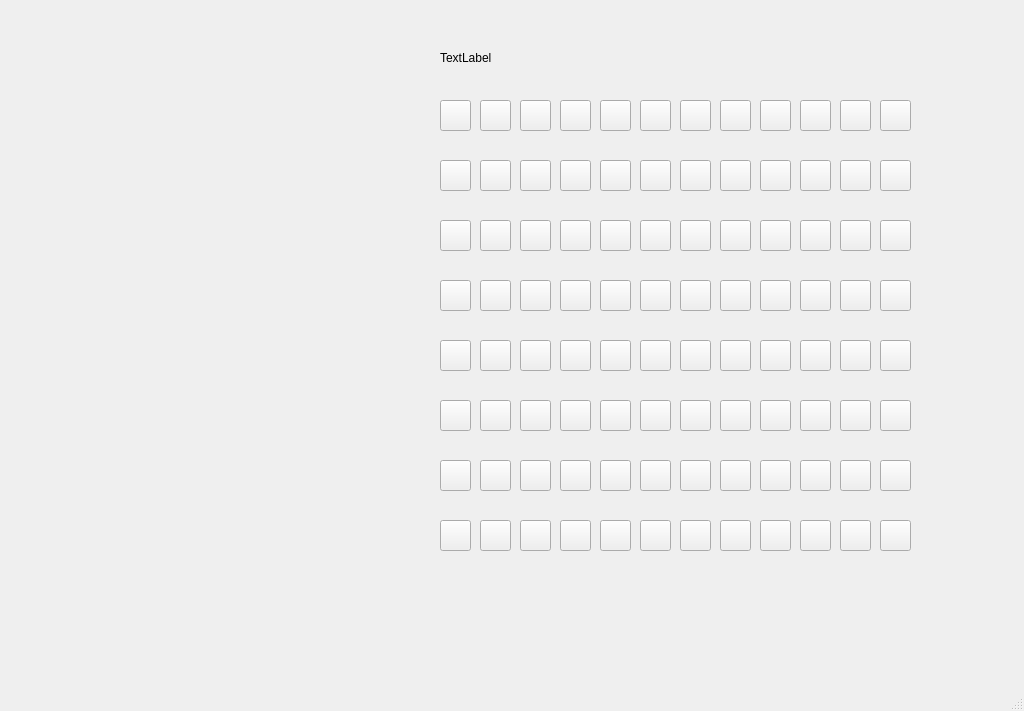
<?xml version="1.0" encoding="UTF-8"?>
<ui version="4.0">
 <class>MainWindow</class>
 <widget class="QMainWindow" name="MainWindow">
  <property name="geometry">
   <rect>
    <x>0</x>
    <y>0</y>
    <width>1024</width>
    <height>711</height>
   </rect>
  </property>
  <property name="windowTitle">
   <string>MainWindow</string>
  </property>
  <widget class="QWidget" name="centralwidget">
   <widget class="QPushButton" name="pushButton">
    <property name="geometry">
     <rect>
      <x>440</x>
      <y>100</y>
      <width>31</width>
      <height>31</height>
     </rect>
    </property>
    <property name="text">
     <string/>
    </property>
   </widget>
   <widget class="QPushButton" name="pushButton_2">
    <property name="geometry">
     <rect>
      <x>480</x>
      <y>100</y>
      <width>31</width>
      <height>31</height>
     </rect>
    </property>
    <property name="text">
     <string/>
    </property>
   </widget>
   <widget class="QPushButton" name="pushButton_3">
    <property name="geometry">
     <rect>
      <x>520</x>
      <y>100</y>
      <width>31</width>
      <height>31</height>
     </rect>
    </property>
    <property name="text">
     <string/>
    </property>
   </widget>
   <widget class="QPushButton" name="pushButton_4">
    <property name="geometry">
     <rect>
      <x>560</x>
      <y>100</y>
      <width>31</width>
      <height>31</height>
     </rect>
    </property>
    <property name="text">
     <string/>
    </property>
   </widget>
   <widget class="QPushButton" name="pushButton_5">
    <property name="geometry">
     <rect>
      <x>640</x>
      <y>100</y>
      <width>31</width>
      <height>31</height>
     </rect>
    </property>
    <property name="text">
     <string/>
    </property>
   </widget>
   <widget class="QPushButton" name="pushButton_6">
    <property name="geometry">
     <rect>
      <x>600</x>
      <y>100</y>
      <width>31</width>
      <height>31</height>
     </rect>
    </property>
    <property name="text">
     <string/>
    </property>
   </widget>
   <widget class="QPushButton" name="pushButton_7">
    <property name="geometry">
     <rect>
      <x>680</x>
      <y>100</y>
      <width>31</width>
      <height>31</height>
     </rect>
    </property>
    <property name="text">
     <string/>
    </property>
   </widget>
   <widget class="QPushButton" name="pushButton_8">
    <property name="geometry">
     <rect>
      <x>880</x>
      <y>100</y>
      <width>31</width>
      <height>31</height>
     </rect>
    </property>
    <property name="text">
     <string/>
    </property>
   </widget>
   <widget class="QPushButton" name="pushButton_9">
    <property name="geometry">
     <rect>
      <x>840</x>
      <y>100</y>
      <width>31</width>
      <height>31</height>
     </rect>
    </property>
    <property name="text">
     <string/>
    </property>
   </widget>
   <widget class="QPushButton" name="pushButton_10">
    <property name="geometry">
     <rect>
      <x>760</x>
      <y>100</y>
      <width>31</width>
      <height>31</height>
     </rect>
    </property>
    <property name="text">
     <string/>
    </property>
   </widget>
   <widget class="QPushButton" name="pushButton_11">
    <property name="geometry">
     <rect>
      <x>720</x>
      <y>100</y>
      <width>31</width>
      <height>31</height>
     </rect>
    </property>
    <property name="text">
     <string/>
    </property>
   </widget>
   <widget class="QPushButton" name="pushButton_12">
    <property name="geometry">
     <rect>
      <x>800</x>
      <y>100</y>
      <width>31</width>
      <height>31</height>
     </rect>
    </property>
    <property name="text">
     <string/>
    </property>
   </widget>
   <widget class="QPushButton" name="pushButton_13">
    <property name="geometry">
     <rect>
      <x>760</x>
      <y>160</y>
      <width>31</width>
      <height>31</height>
     </rect>
    </property>
    <property name="text">
     <string/>
    </property>
   </widget>
   <widget class="QPushButton" name="pushButton_14">
    <property name="geometry">
     <rect>
      <x>440</x>
      <y>160</y>
      <width>31</width>
      <height>31</height>
     </rect>
    </property>
    <property name="text">
     <string/>
    </property>
   </widget>
   <widget class="QPushButton" name="pushButton_15">
    <property name="geometry">
     <rect>
      <x>720</x>
      <y>160</y>
      <width>31</width>
      <height>31</height>
     </rect>
    </property>
    <property name="text">
     <string/>
    </property>
   </widget>
   <widget class="QPushButton" name="pushButton_16">
    <property name="geometry">
     <rect>
      <x>640</x>
      <y>160</y>
      <width>31</width>
      <height>31</height>
     </rect>
    </property>
    <property name="text">
     <string/>
    </property>
   </widget>
   <widget class="QPushButton" name="pushButton_17">
    <property name="geometry">
     <rect>
      <x>600</x>
      <y>160</y>
      <width>31</width>
      <height>31</height>
     </rect>
    </property>
    <property name="text">
     <string/>
    </property>
   </widget>
   <widget class="QPushButton" name="pushButton_18">
    <property name="geometry">
     <rect>
      <x>840</x>
      <y>160</y>
      <width>31</width>
      <height>31</height>
     </rect>
    </property>
    <property name="text">
     <string/>
    </property>
   </widget>
   <widget class="QPushButton" name="pushButton_19">
    <property name="geometry">
     <rect>
      <x>520</x>
      <y>160</y>
      <width>31</width>
      <height>31</height>
     </rect>
    </property>
    <property name="text">
     <string/>
    </property>
   </widget>
   <widget class="QPushButton" name="pushButton_20">
    <property name="geometry">
     <rect>
      <x>480</x>
      <y>160</y>
      <width>31</width>
      <height>31</height>
     </rect>
    </property>
    <property name="text">
     <string/>
    </property>
   </widget>
   <widget class="QPushButton" name="pushButton_21">
    <property name="geometry">
     <rect>
      <x>680</x>
      <y>160</y>
      <width>31</width>
      <height>31</height>
     </rect>
    </property>
    <property name="text">
     <string/>
    </property>
   </widget>
   <widget class="QPushButton" name="pushButton_22">
    <property name="geometry">
     <rect>
      <x>800</x>
      <y>160</y>
      <width>31</width>
      <height>31</height>
     </rect>
    </property>
    <property name="text">
     <string/>
    </property>
   </widget>
   <widget class="QPushButton" name="pushButton_23">
    <property name="geometry">
     <rect>
      <x>560</x>
      <y>160</y>
      <width>31</width>
      <height>31</height>
     </rect>
    </property>
    <property name="text">
     <string/>
    </property>
   </widget>
   <widget class="QPushButton" name="pushButton_24">
    <property name="geometry">
     <rect>
      <x>880</x>
      <y>160</y>
      <width>31</width>
      <height>31</height>
     </rect>
    </property>
    <property name="text">
     <string/>
    </property>
   </widget>
   <widget class="QPushButton" name="pushButton_25">
    <property name="geometry">
     <rect>
      <x>760</x>
      <y>220</y>
      <width>31</width>
      <height>31</height>
     </rect>
    </property>
    <property name="text">
     <string/>
    </property>
   </widget>
   <widget class="QPushButton" name="pushButton_26">
    <property name="geometry">
     <rect>
      <x>440</x>
      <y>220</y>
      <width>31</width>
      <height>31</height>
     </rect>
    </property>
    <property name="text">
     <string/>
    </property>
   </widget>
   <widget class="QPushButton" name="pushButton_27">
    <property name="geometry">
     <rect>
      <x>720</x>
      <y>220</y>
      <width>31</width>
      <height>31</height>
     </rect>
    </property>
    <property name="text">
     <string/>
    </property>
   </widget>
   <widget class="QPushButton" name="pushButton_28">
    <property name="geometry">
     <rect>
      <x>640</x>
      <y>220</y>
      <width>31</width>
      <height>31</height>
     </rect>
    </property>
    <property name="text">
     <string/>
    </property>
   </widget>
   <widget class="QPushButton" name="pushButton_29">
    <property name="geometry">
     <rect>
      <x>600</x>
      <y>220</y>
      <width>31</width>
      <height>31</height>
     </rect>
    </property>
    <property name="text">
     <string/>
    </property>
   </widget>
   <widget class="QPushButton" name="pushButton_30">
    <property name="geometry">
     <rect>
      <x>840</x>
      <y>220</y>
      <width>31</width>
      <height>31</height>
     </rect>
    </property>
    <property name="text">
     <string/>
    </property>
   </widget>
   <widget class="QPushButton" name="pushButton_31">
    <property name="geometry">
     <rect>
      <x>520</x>
      <y>220</y>
      <width>31</width>
      <height>31</height>
     </rect>
    </property>
    <property name="text">
     <string/>
    </property>
   </widget>
   <widget class="QPushButton" name="pushButton_32">
    <property name="geometry">
     <rect>
      <x>480</x>
      <y>220</y>
      <width>31</width>
      <height>31</height>
     </rect>
    </property>
    <property name="text">
     <string/>
    </property>
   </widget>
   <widget class="QPushButton" name="pushButton_33">
    <property name="geometry">
     <rect>
      <x>680</x>
      <y>220</y>
      <width>31</width>
      <height>31</height>
     </rect>
    </property>
    <property name="text">
     <string/>
    </property>
   </widget>
   <widget class="QPushButton" name="pushButton_34">
    <property name="geometry">
     <rect>
      <x>800</x>
      <y>220</y>
      <width>31</width>
      <height>31</height>
     </rect>
    </property>
    <property name="text">
     <string/>
    </property>
   </widget>
   <widget class="QPushButton" name="pushButton_35">
    <property name="geometry">
     <rect>
      <x>560</x>
      <y>220</y>
      <width>31</width>
      <height>31</height>
     </rect>
    </property>
    <property name="text">
     <string/>
    </property>
   </widget>
   <widget class="QPushButton" name="pushButton_36">
    <property name="geometry">
     <rect>
      <x>880</x>
      <y>220</y>
      <width>31</width>
      <height>31</height>
     </rect>
    </property>
    <property name="text">
     <string/>
    </property>
   </widget>
   <widget class="QPushButton" name="pushButton_37">
    <property name="geometry">
     <rect>
      <x>760</x>
      <y>280</y>
      <width>31</width>
      <height>31</height>
     </rect>
    </property>
    <property name="text">
     <string/>
    </property>
   </widget>
   <widget class="QPushButton" name="pushButton_38">
    <property name="geometry">
     <rect>
      <x>440</x>
      <y>280</y>
      <width>31</width>
      <height>31</height>
     </rect>
    </property>
    <property name="text">
     <string/>
    </property>
   </widget>
   <widget class="QPushButton" name="pushButton_39">
    <property name="geometry">
     <rect>
      <x>720</x>
      <y>280</y>
      <width>31</width>
      <height>31</height>
     </rect>
    </property>
    <property name="text">
     <string/>
    </property>
   </widget>
   <widget class="QPushButton" name="pushButton_40">
    <property name="geometry">
     <rect>
      <x>640</x>
      <y>280</y>
      <width>31</width>
      <height>31</height>
     </rect>
    </property>
    <property name="text">
     <string/>
    </property>
   </widget>
   <widget class="QPushButton" name="pushButton_41">
    <property name="geometry">
     <rect>
      <x>600</x>
      <y>280</y>
      <width>31</width>
      <height>31</height>
     </rect>
    </property>
    <property name="text">
     <string/>
    </property>
   </widget>
   <widget class="QPushButton" name="pushButton_42">
    <property name="geometry">
     <rect>
      <x>840</x>
      <y>280</y>
      <width>31</width>
      <height>31</height>
     </rect>
    </property>
    <property name="text">
     <string/>
    </property>
   </widget>
   <widget class="QPushButton" name="pushButton_43">
    <property name="geometry">
     <rect>
      <x>520</x>
      <y>280</y>
      <width>31</width>
      <height>31</height>
     </rect>
    </property>
    <property name="text">
     <string/>
    </property>
   </widget>
   <widget class="QPushButton" name="pushButton_44">
    <property name="geometry">
     <rect>
      <x>480</x>
      <y>280</y>
      <width>31</width>
      <height>31</height>
     </rect>
    </property>
    <property name="text">
     <string/>
    </property>
   </widget>
   <widget class="QPushButton" name="pushButton_45">
    <property name="geometry">
     <rect>
      <x>680</x>
      <y>280</y>
      <width>31</width>
      <height>31</height>
     </rect>
    </property>
    <property name="text">
     <string/>
    </property>
   </widget>
   <widget class="QPushButton" name="pushButton_46">
    <property name="geometry">
     <rect>
      <x>800</x>
      <y>280</y>
      <width>31</width>
      <height>31</height>
     </rect>
    </property>
    <property name="text">
     <string/>
    </property>
   </widget>
   <widget class="QPushButton" name="pushButton_47">
    <property name="geometry">
     <rect>
      <x>560</x>
      <y>280</y>
      <width>31</width>
      <height>31</height>
     </rect>
    </property>
    <property name="text">
     <string/>
    </property>
   </widget>
   <widget class="QPushButton" name="pushButton_48">
    <property name="geometry">
     <rect>
      <x>880</x>
      <y>280</y>
      <width>31</width>
      <height>31</height>
     </rect>
    </property>
    <property name="text">
     <string/>
    </property>
   </widget>
   <widget class="QPushButton" name="pushButton_49">
    <property name="geometry">
     <rect>
      <x>560</x>
      <y>460</y>
      <width>31</width>
      <height>31</height>
     </rect>
    </property>
    <property name="text">
     <string/>
    </property>
   </widget>
   <widget class="QPushButton" name="pushButton_50">
    <property name="geometry">
     <rect>
      <x>520</x>
      <y>400</y>
      <width>31</width>
      <height>31</height>
     </rect>
    </property>
    <property name="text">
     <string/>
    </property>
   </widget>
   <widget class="QPushButton" name="pushButton_51">
    <property name="geometry">
     <rect>
      <x>560</x>
      <y>340</y>
      <width>31</width>
      <height>31</height>
     </rect>
    </property>
    <property name="text">
     <string/>
    </property>
   </widget>
   <widget class="QPushButton" name="pushButton_52">
    <property name="geometry">
     <rect>
      <x>560</x>
      <y>400</y>
      <width>31</width>
      <height>31</height>
     </rect>
    </property>
    <property name="text">
     <string/>
    </property>
   </widget>
   <widget class="QPushButton" name="pushButton_53">
    <property name="geometry">
     <rect>
      <x>720</x>
      <y>520</y>
      <width>31</width>
      <height>31</height>
     </rect>
    </property>
    <property name="text">
     <string/>
    </property>
   </widget>
   <widget class="QPushButton" name="pushButton_54">
    <property name="geometry">
     <rect>
      <x>880</x>
      <y>520</y>
      <width>31</width>
      <height>31</height>
     </rect>
    </property>
    <property name="text">
     <string/>
    </property>
   </widget>
   <widget class="QPushButton" name="pushButton_55">
    <property name="geometry">
     <rect>
      <x>440</x>
      <y>460</y>
      <width>31</width>
      <height>31</height>
     </rect>
    </property>
    <property name="text">
     <string/>
    </property>
   </widget>
   <widget class="QPushButton" name="pushButton_56">
    <property name="geometry">
     <rect>
      <x>840</x>
      <y>340</y>
      <width>31</width>
      <height>31</height>
     </rect>
    </property>
    <property name="text">
     <string/>
    </property>
   </widget>
   <widget class="QPushButton" name="pushButton_57">
    <property name="geometry">
     <rect>
      <x>800</x>
      <y>340</y>
      <width>31</width>
      <height>31</height>
     </rect>
    </property>
    <property name="text">
     <string/>
    </property>
   </widget>
   <widget class="QPushButton" name="pushButton_58">
    <property name="geometry">
     <rect>
      <x>880</x>
      <y>460</y>
      <width>31</width>
      <height>31</height>
     </rect>
    </property>
    <property name="text">
     <string/>
    </property>
   </widget>
   <widget class="QPushButton" name="pushButton_59">
    <property name="geometry">
     <rect>
      <x>680</x>
      <y>460</y>
      <width>31</width>
      <height>31</height>
     </rect>
    </property>
    <property name="text">
     <string/>
    </property>
   </widget>
   <widget class="QPushButton" name="pushButton_60">
    <property name="geometry">
     <rect>
      <x>600</x>
      <y>340</y>
      <width>31</width>
      <height>31</height>
     </rect>
    </property>
    <property name="text">
     <string/>
    </property>
   </widget>
   <widget class="QPushButton" name="pushButton_61">
    <property name="geometry">
     <rect>
      <x>680</x>
      <y>340</y>
      <width>31</width>
      <height>31</height>
     </rect>
    </property>
    <property name="text">
     <string/>
    </property>
   </widget>
   <widget class="QPushButton" name="pushButton_62">
    <property name="geometry">
     <rect>
      <x>440</x>
      <y>340</y>
      <width>31</width>
      <height>31</height>
     </rect>
    </property>
    <property name="text">
     <string/>
    </property>
   </widget>
   <widget class="QPushButton" name="pushButton_63">
    <property name="geometry">
     <rect>
      <x>760</x>
      <y>340</y>
      <width>31</width>
      <height>31</height>
     </rect>
    </property>
    <property name="text">
     <string/>
    </property>
   </widget>
   <widget class="QPushButton" name="pushButton_64">
    <property name="geometry">
     <rect>
      <x>640</x>
      <y>520</y>
      <width>31</width>
      <height>31</height>
     </rect>
    </property>
    <property name="text">
     <string/>
    </property>
   </widget>
   <widget class="QPushButton" name="pushButton_65">
    <property name="geometry">
     <rect>
      <x>480</x>
      <y>400</y>
      <width>31</width>
      <height>31</height>
     </rect>
    </property>
    <property name="text">
     <string/>
    </property>
   </widget>
   <widget class="QPushButton" name="pushButton_66">
    <property name="geometry">
     <rect>
      <x>520</x>
      <y>340</y>
      <width>31</width>
      <height>31</height>
     </rect>
    </property>
    <property name="text">
     <string/>
    </property>
   </widget>
   <widget class="QPushButton" name="pushButton_67">
    <property name="geometry">
     <rect>
      <x>440</x>
      <y>520</y>
      <width>31</width>
      <height>31</height>
     </rect>
    </property>
    <property name="text">
     <string/>
    </property>
   </widget>
   <widget class="QPushButton" name="pushButton_68">
    <property name="geometry">
     <rect>
      <x>840</x>
      <y>400</y>
      <width>31</width>
      <height>31</height>
     </rect>
    </property>
    <property name="text">
     <string/>
    </property>
   </widget>
   <widget class="QPushButton" name="pushButton_69">
    <property name="geometry">
     <rect>
      <x>520</x>
      <y>460</y>
      <width>31</width>
      <height>31</height>
     </rect>
    </property>
    <property name="text">
     <string/>
    </property>
   </widget>
   <widget class="QPushButton" name="pushButton_70">
    <property name="geometry">
     <rect>
      <x>640</x>
      <y>400</y>
      <width>31</width>
      <height>31</height>
     </rect>
    </property>
    <property name="text">
     <string/>
    </property>
   </widget>
   <widget class="QPushButton" name="pushButton_71">
    <property name="geometry">
     <rect>
      <x>480</x>
      <y>460</y>
      <width>31</width>
      <height>31</height>
     </rect>
    </property>
    <property name="text">
     <string/>
    </property>
   </widget>
   <widget class="QPushButton" name="pushButton_72">
    <property name="geometry">
     <rect>
      <x>760</x>
      <y>520</y>
      <width>31</width>
      <height>31</height>
     </rect>
    </property>
    <property name="text">
     <string/>
    </property>
   </widget>
   <widget class="QPushButton" name="pushButton_73">
    <property name="geometry">
     <rect>
      <x>520</x>
      <y>520</y>
      <width>31</width>
      <height>31</height>
     </rect>
    </property>
    <property name="text">
     <string/>
    </property>
   </widget>
   <widget class="QPushButton" name="pushButton_74">
    <property name="geometry">
     <rect>
      <x>640</x>
      <y>340</y>
      <width>31</width>
      <height>31</height>
     </rect>
    </property>
    <property name="text">
     <string/>
    </property>
   </widget>
   <widget class="QPushButton" name="pushButton_75">
    <property name="geometry">
     <rect>
      <x>480</x>
      <y>520</y>
      <width>31</width>
      <height>31</height>
     </rect>
    </property>
    <property name="text">
     <string/>
    </property>
   </widget>
   <widget class="QPushButton" name="pushButton_76">
    <property name="geometry">
     <rect>
      <x>560</x>
      <y>520</y>
      <width>31</width>
      <height>31</height>
     </rect>
    </property>
    <property name="text">
     <string/>
    </property>
   </widget>
   <widget class="QPushButton" name="pushButton_77">
    <property name="geometry">
     <rect>
      <x>600</x>
      <y>400</y>
      <width>31</width>
      <height>31</height>
     </rect>
    </property>
    <property name="text">
     <string/>
    </property>
   </widget>
   <widget class="QPushButton" name="pushButton_78">
    <property name="geometry">
     <rect>
      <x>720</x>
      <y>460</y>
      <width>31</width>
      <height>31</height>
     </rect>
    </property>
    <property name="text">
     <string/>
    </property>
   </widget>
   <widget class="QPushButton" name="pushButton_79">
    <property name="geometry">
     <rect>
      <x>800</x>
      <y>460</y>
      <width>31</width>
      <height>31</height>
     </rect>
    </property>
    <property name="text">
     <string/>
    </property>
   </widget>
   <widget class="QPushButton" name="pushButton_80">
    <property name="geometry">
     <rect>
      <x>720</x>
      <y>400</y>
      <width>31</width>
      <height>31</height>
     </rect>
    </property>
    <property name="text">
     <string/>
    </property>
   </widget>
   <widget class="QPushButton" name="pushButton_81">
    <property name="geometry">
     <rect>
      <x>840</x>
      <y>460</y>
      <width>31</width>
      <height>31</height>
     </rect>
    </property>
    <property name="text">
     <string/>
    </property>
   </widget>
   <widget class="QPushButton" name="pushButton_82">
    <property name="geometry">
     <rect>
      <x>600</x>
      <y>520</y>
      <width>31</width>
      <height>31</height>
     </rect>
    </property>
    <property name="text">
     <string/>
    </property>
   </widget>
   <widget class="QPushButton" name="pushButton_83">
    <property name="geometry">
     <rect>
      <x>840</x>
      <y>520</y>
      <width>31</width>
      <height>31</height>
     </rect>
    </property>
    <property name="text">
     <string/>
    </property>
   </widget>
   <widget class="QPushButton" name="pushButton_84">
    <property name="geometry">
     <rect>
      <x>680</x>
      <y>520</y>
      <width>31</width>
      <height>31</height>
     </rect>
    </property>
    <property name="text">
     <string/>
    </property>
   </widget>
   <widget class="QPushButton" name="pushButton_85">
    <property name="geometry">
     <rect>
      <x>800</x>
      <y>400</y>
      <width>31</width>
      <height>31</height>
     </rect>
    </property>
    <property name="text">
     <string/>
    </property>
   </widget>
   <widget class="QPushButton" name="pushButton_86">
    <property name="geometry">
     <rect>
      <x>800</x>
      <y>520</y>
      <width>31</width>
      <height>31</height>
     </rect>
    </property>
    <property name="text">
     <string/>
    </property>
   </widget>
   <widget class="QPushButton" name="pushButton_87">
    <property name="geometry">
     <rect>
      <x>680</x>
      <y>400</y>
      <width>31</width>
      <height>31</height>
     </rect>
    </property>
    <property name="text">
     <string/>
    </property>
   </widget>
   <widget class="QPushButton" name="pushButton_88">
    <property name="geometry">
     <rect>
      <x>760</x>
      <y>400</y>
      <width>31</width>
      <height>31</height>
     </rect>
    </property>
    <property name="text">
     <string/>
    </property>
   </widget>
   <widget class="QPushButton" name="pushButton_89">
    <property name="geometry">
     <rect>
      <x>600</x>
      <y>460</y>
      <width>31</width>
      <height>31</height>
     </rect>
    </property>
    <property name="text">
     <string/>
    </property>
   </widget>
   <widget class="QPushButton" name="pushButton_90">
    <property name="geometry">
     <rect>
      <x>880</x>
      <y>340</y>
      <width>31</width>
      <height>31</height>
     </rect>
    </property>
    <property name="text">
     <string/>
    </property>
   </widget>
   <widget class="QPushButton" name="pushButton_91">
    <property name="geometry">
     <rect>
      <x>440</x>
      <y>400</y>
      <width>31</width>
      <height>31</height>
     </rect>
    </property>
    <property name="text">
     <string/>
    </property>
   </widget>
   <widget class="QPushButton" name="pushButton_92">
    <property name="geometry">
     <rect>
      <x>880</x>
      <y>400</y>
      <width>31</width>
      <height>31</height>
     </rect>
    </property>
    <property name="text">
     <string/>
    </property>
   </widget>
   <widget class="QPushButton" name="pushButton_93">
    <property name="geometry">
     <rect>
      <x>640</x>
      <y>460</y>
      <width>31</width>
      <height>31</height>
     </rect>
    </property>
    <property name="text">
     <string/>
    </property>
   </widget>
   <widget class="QPushButton" name="pushButton_94">
    <property name="geometry">
     <rect>
      <x>760</x>
      <y>460</y>
      <width>31</width>
      <height>31</height>
     </rect>
    </property>
    <property name="text">
     <string/>
    </property>
   </widget>
   <widget class="QPushButton" name="pushButton_95">
    <property name="geometry">
     <rect>
      <x>720</x>
      <y>340</y>
      <width>31</width>
      <height>31</height>
     </rect>
    </property>
    <property name="text">
     <string/>
    </property>
   </widget>
   <widget class="QPushButton" name="pushButton_96">
    <property name="geometry">
     <rect>
      <x>480</x>
      <y>340</y>
      <width>31</width>
      <height>31</height>
     </rect>
    </property>
    <property name="text">
     <string/>
    </property>
   </widget>
   <widget class="QLabel" name="label">
    <property name="geometry">
     <rect>
      <x>440</x>
      <y>50</y>
      <width>151</width>
      <height>16</height>
     </rect>
    </property>
    <property name="text">
     <string>TextLabel</string>
    </property>
   </widget>
  </widget>
  <widget class="QStatusBar" name="statusbar"/>
 </widget>
 <resources/>
 <connections/>
</ui>
